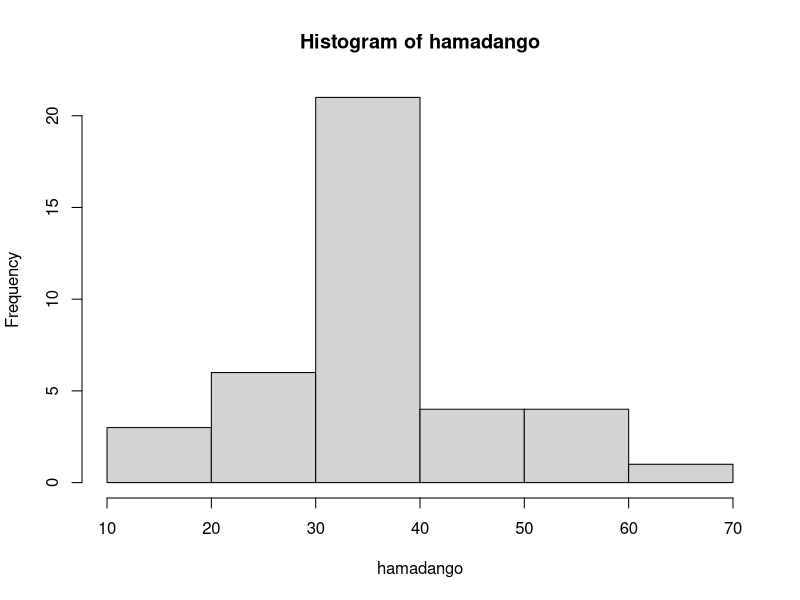
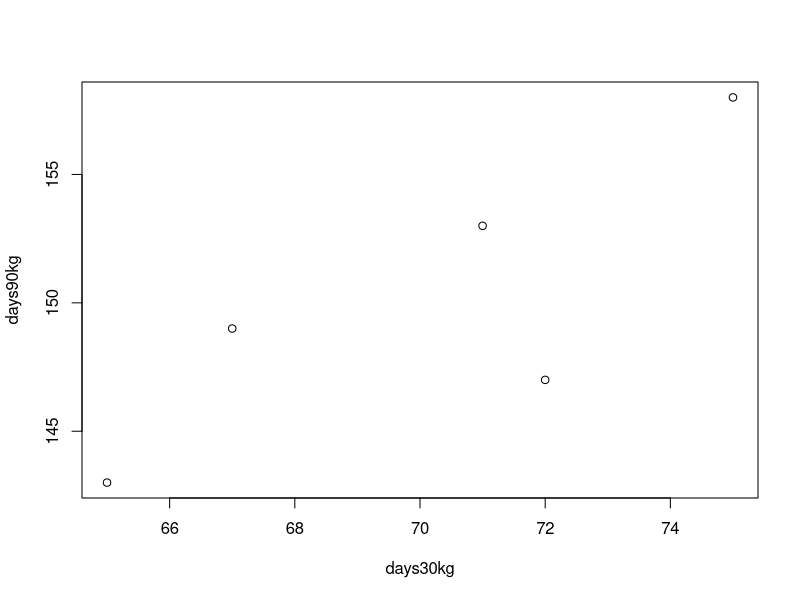

Write R code to recreate these figures, in order.
#1
#1)
2 + 2
#2)
4 + 5
#3)
6 - 2
#4)
123 + 456
#5)
5*3
#6)
12*12
#7)
5/3
#8)
12/6
#9)
sum(1:5)
#10)
(12 + 34 - 56)*78/90
#11)
5%%3
#12)
12^2
#13)
12^(1/2)
#14)
12^(1/3)
#15)
pi
#16)
sqrt(12)
#17)
exp(3.4567)
#18)
log(exp(3.456))
#19)
log(100, base=10)
#20)
log10(100)
#21)
log(16, base=2)
#22)
log2(16)
#23)
(cos(pi/3) - sqrt(2))/exp(4)

#2
#1)
vector1 <- 1:33
#2)
vector2 <- seq(99, 0, by=-11)
#3)
vector4 <- numeric(100)
#4)
vector5 <- rep(5, 100)
#5)
kuri10 <- rep(1:3, 10)
#6)
kuri11 <- rep(1:10, 1:10)
#7)
kisuu <- seq(1, 100, by=2)

#3
length(seq(3, 50, by=3))
# sum((1:50)%%3 == 0) としても計算できる（論理ベクトルを数値ベクトルとみなして、その和を計算している）

#4
v <- 1:100
sum(v^v)

#5
hamadango <- c(35.0, 38.0, 41.0, 15.0, 47.2, 36.5, 27.0, 38.0, 
64.6, 34.0, 39.0, 41.0, 39.0, 37.3, 51.5, 53.7, 54.0, 17.5, 
32.5, 39.4, 35.0, 39.2, 42.0, 24.8, 27.1, 30.0, 25.3, 23.3, 
36.8, 38.7, 37.6, 38.6, 16.5, 34.5, 54.0, 32.2, 39.2, 36.0, 34.9)
mean(hamadango) #標本平均
var(hamadango) #標本分散
sd(hamadango) #標本標準偏差
median(hamadango) #中央値
max(hamadango) #最大値
min(hamadango) #最小値
hist(hamadango)

#6
days30kg <- c(75, 67, 65, 71, 72)
days90kg <- c(158, 149, 143, 153, 147)
plot(days30kg, days90kg)








